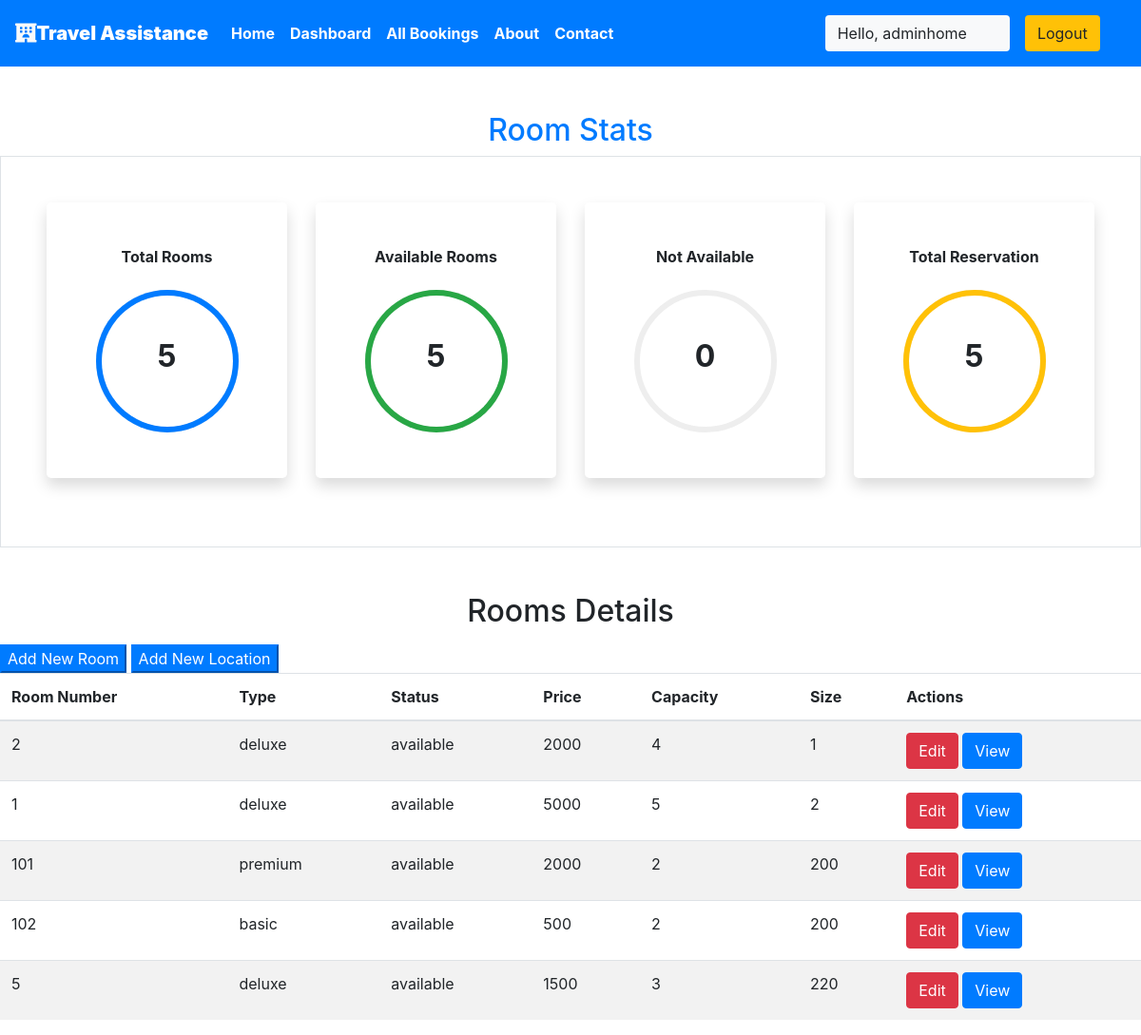
Screenshot of /staff/panel (signed in) with the database file from the repository.
### krishna/models.py (models this page shows, shortened)
class Rooms(models.Model):
    ROOM_STATUS = (
    ("1", "available"),
    ("2", "not available"),
    )
    ROOM_TYPE = (
    ("1", "premium"),
    ("2", "deluxe"),
    ("3","basic"),
    )
    room_type = models.CharField(max_length=50,choices = ROOM_TYPE)
    capacity = models.IntegerField()
    price = models.IntegerField()
    size = models.IntegerField()
    hotel = models.ForeignKey(Hotels, on_delete = models.CASCADE)
    status = models.CharField(choices =ROOM_STATUS,max_length = 15)
    roomnumber = models.IntegerField()

### krishna/views.py (the view)
# urls.py: path('staff/panel', views.panel,name="staffpanel"),
@login_required(login_url='/staff')
def panel(request):
    if request.user.is_staff == False:
        return HttpResponse('Access Denied')
    rooms = Rooms.objects.all()
    total_rooms = len(rooms)
    available_rooms = len(Rooms.objects.all().filter(status='1'))
    unavailable_rooms = len(Rooms.objects.all().filter(status='2'))
    reserved = len(Reservation.objects.all())
    hotel = Hotels.objects.values_list('location','id').distinct().order_by()
    response = render(request,'staff/panel.html',{'location':hotel,'reserved':reserved,'rooms':rooms,'total_rooms':total_rooms,'available':available_rooms,'unavailable':unavailable_rooms})
    return HttpResponse(response)

### krishna/templatetags/app_tags.py (called while the page is built)
@register.filter
def percentage(value1,value2=100):
    return int(value1)/int(value2)*100

### templates/staff/panel.html (shortened to what this page needs)
{% extends 'basic.html' %} {% block title %} Admin panel {% endblock title %}
{% block body %}
<section class="my-5 ">
    {%load app_tags%}
    <h2 class="text-center text-primary">Room Stats</h2>
    <div class="container-fluid px-5 py-5 border">
        <div class="row">
            <div class="col-xl-3 col-lg-6 col-sm-12 mb-4 ">
                <div class="bg-white rounded-lg p-5 shadow">
                    <h2 class="h6 font-weight-bold text-center mb-4">Total Rooms</h2>
                    <div class="progress mx-auto" data-value={{ total_rooms|percentage:total_rooms}}>
                        <span class="progress-left">
                                    <span class="progress-bar border-primary"></span>
                        </span>
                        <span class="progress-right">
                                    <span class="progress-bar border-primary"></span>
                        </span>
                        <div class="progress-value w-100 h-100 rounded-circle d-flex align-items-center justify-content-center">
                            <div class="h2 font-weight-bold">{{ total_rooms}}</div>
                        </div>
                    </div>
                </div>
            </div>
            <div class="col-xl-3 col-lg-6 col-sm-12 mb-4">
                <div class="bg-white rounded-lg p-5 shadow">
                    <h2 class="h6 font-weight-bold text-center mb-4">Available Rooms</h2>
                    <div class="progress mx-auto" data-value={{ available|percentage:total_rooms}}>
                        <span class="progress-left">
                                    <span class="progress-bar border-success"></span>
                        </span>
                        <span class="progress-right">
                                    <span class="progress-bar border-success"></span>
                        </span>
                        <div class="progress-value w-100 h-100 rounded-circle d-flex align-items-center justify-content-center">
                            <div class="h2 font-weight-bold">{{ available}}</div>
                        </div>
                    </div>
                </div>
            </div>
            <div class="col-xl-3 col-lg-6 col-sm-12 mb-4">
                <div class="bg-white rounded-lg p-5 shadow">
                    <h2 class="h6 font-weight-bold text-center mb-4">Not Available</h2>
                    <div class="progress mx-auto" data-value={{ unavailable|percentage:total_rooms}}>
                        <span class="progress-left">
                        </span>
                        <span class="progress-right">
                        </span>
                        <div class="progress-value w-100 h-100 rounded-circle d-flex align-items-center justify-content-center">
                            <div class="h2 font-weight-bold">{{ unavailable}}</div>
                        </div>
                    </div>
                </div>
            </div>
            <div class="col-xl-3 col-lg-6 col-sm-12 mb-4">
                <div class="bg-white rounded-lg p-5 shadow">
                    <h2 class="h6 font-weight-bold text-center mb-4">Total Reservation</h2>
                    <div class="progress mx-auto" data-value={{reserved |percentage:total_rooms}}>
                        <span class="progress-left">
                                    <span class="progress-bar border-warning"></span>
                        </span>
                        <span class="progress-right">
                                    <span class="progress-bar border-warning"></span>
                        </span>
                        <div class="progress-value w-100 h-100 rounded-circle d-flex align-items-center justify-content-center">
                            <div class="h2 font-weight-bold">{{reserved}}</div>
                        </div>
                    </div>
                </div>
            </div>
        </div>
    </div>
</section>
<h2 class="text-center pb-2">Rooms Details</h2>
<Button class="btn-group btn-primary" data-toggle="modal" data-target="#newroom">Add New Room</Button>
<Button class="btn-group btn-primary " data-toggle="modal" data-target="#newlocation">Add New Location</Button>
<table class="table table-striped  ">
    <thead>
        <th>Room Number</th>
        <th>Type</th>
        <th>Status</th>
        <th>Price</th>
        <th>Capacity</th>
        <th>Size</th>
        <th colspan="2">Actions</th>
    </thead>
    {% if rooms %} {% for each_room in rooms %}
    <tr>
        <td>{{each_room.roomnumber}}</td>
        <td>{{each_room.get_room_type_display}}</td>
        <td>{{each_room.get_status_display}}</td>
        <td>{{each_room.price}}</td>
        <td>{{each_room.capacity}}</td>
        <td>{{each_room.size}}</td>
        <td colspan="2">
            <a href="/staff/panel/edit-room?roomid={{each_room.id}}"><Button class="btn btn-danger">Edit</Button></a>
            <a href="/staff/panel/view-room?roomid={{each_room.id}}"><Button class="btn btn-primary">View</Button></a>
        </td>
    </tr>
    {% endfor %} {% endif %}
</table>
{% endblock body %}

### templates/basic.html (shortened to what this page needs)
{% load static %}
<!DOCTYPE html>
<!DOCTYPE html>
<html lang="en">
<head>
    <link rel="stylesheet" href="https://use.fontawesome.com/releases/v5.7.0/css/all.css">
    <link rel="stylesheet" href="{% static 'bootstrap\bootstrap.css' %}">
    <link rel="stylesheet" href="https://maxcdn.bootstrapcdn.com/bootstrap/4.5.0/css/bootstrap.min.css" >
</head>
<body style="dbackground-image: url('https://source.unsplash.com/random');height: 100%;">
    <div class="container-fluid px-0">
        <nav class="navbar navbar-expand-lg navbar-dark bg-primary font-weight-bold">
            <a class="navbar-brand text-bold bg-primary" href="/"><i class="fas fa-hotel text-light"></i><b>Travel Assistance</b></a>
            <div class="collapse navbar-collapse " id="navbarSupportedContent">
                <ul class="navbar-nav mr-auto ">
                    <li class="nav-item active">
                        <a class="nav-link text-bold " href="/home"> Home</a>
                    </li>
                    {% if user.is_staff %}
                    <li class="nav-item active">
                        <a class="nav-link text-bold" href="/staff/panel">Dashboard </a>
                    </li>
                    {% elif user.is_staff == False and user.is_authenticated %}
                    <li class="nav-item active">
                            <a class="nav-link text-bold" href="/user/bookings">My Bookings </a>
                        </li>
                    {% endif %}
                    {% if user.is_staff %}
                    <li class="nav-item active">
                            <a class="nav-link text-bold" href="/staff/allbookings">All Bookings </a>
                        </li>
                    {% endif %}
                    <li class="nav-item active">
                        <a class="nav-link text-bold" href="/about">About</a>
                    </li>
                    <li class="nav-item active">
                        <a class="nav-link text-bold" href="/contact">Contact </a>
                    </li>
                </ul>
                {% if user.is_authenticated %}
                      <button class="btn btn-group bg-light" data-toggle="modal" data-target="#forlogin">
                       Hello, {{request.user}}
                       <a href="/logout" class="nav-link">
                    <button class="btn btn-group bg-warning" data-toggle="modal" data-target="#forlogin">
                        Logout
                    </button></a>&nbsp; &nbsp;
                    </button>
                {% endif %}
            </div>
        </nav>
    </div>
    {% block body %}
    {% endblock body %}
</body>
</html>

### templates/staff/panel.html (style rules this page uses)
.progress { width: 150px; height: 150px; background: none; position: relative; }
.progress::after { content: ""; width: 100%; height: 100%; border-radius: 50%; border: 6px solid #eee; position: absolute; top: 0; left: 0; }
.progress>span { width: 50%; height: 100%; overflow: hidden; position: absolute; top: 0; z-index: 1; }
.progress .progress-left { left: 0; }
.progress .progress-bar { width: 100%; height: 100%; background: none; border-width: 6px; border-style: solid; position: absolute; top: 0; }
.progress .progress-left .progress-bar { left: 100%; border-top-right-radius: 80px; border-bottom-right-radius: 80px; border-left: 0; -webkit-transform-origin: center left; transform-origin: center left; }
.progress .progress-right { right: 0; }
.progress .progress-right .progress-bar { left: -100%; border-top-left-radius: 80px; border-bottom-left-radius: 80px; border-right: 0; -webkit-transform-origin: center right; transform-origin: center right; }
.progress .progress-value { position: absolute; top: 0; left: 0; }
body { min-height: 100vh; }
.rounded-lg { border-radius: 1rem; }

### templates/basic.html (style rules this page uses)
a { text-decoration: none; }

### rows the page displays
Rooms: roomnumber "2", room_type "deluxe", status "available", price "2000", capacity "4", size "1"
Rooms: roomnumber "1", room_type "deluxe", status "available", price "5000", capacity "5", size "2"
Rooms: roomnumber "101", room_type "premium", status "available", price "2000", capacity "2", size "200"
Rooms: roomnumber "102", room_type "basic", status "available", price "500", capacity "2", size "200"
Rooms: roomnumber "5", room_type "deluxe", status "available", price "1500", capacity "3", size "220"

### other values shown
{{ request.user }} "adminhome"
{{ total_rooms }} "5"
{{ available }} "5"
{{ unavailable }} "0"
{{ reserved }} "5"
